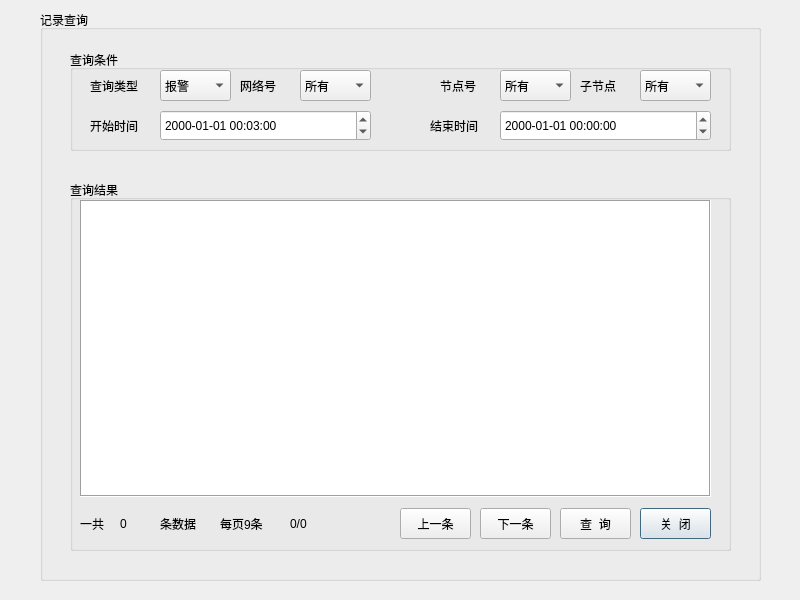
<?xml version="1.0" encoding="UTF-8"?>
<ui version="4.0">
 <class>QueryForm</class>
 <widget class="QDialog" name="QueryForm">
  <property name="geometry">
   <rect>
    <x>0</x>
    <y>0</y>
    <width>800</width>
    <height>600</height>
   </rect>
  </property>
  <property name="windowTitle">
   <string>Dialog</string>
  </property>
  <widget class="QGroupBox" name="groupBox_3">
   <property name="geometry">
    <rect>
     <x>40</x>
     <y>10</y>
     <width>721</width>
     <height>571</height>
    </rect>
   </property>
   <property name="styleSheet">
    <string notr="true">font: 12pt &quot;Sans Serif&quot;;</string>
   </property>
   <property name="title">
    <string>记录查询</string>
   </property>
   <widget class="QGroupBox" name="groupBox">
    <property name="geometry">
     <rect>
      <x>30</x>
      <y>40</y>
      <width>661</width>
      <height>101</height>
     </rect>
    </property>
    <property name="styleSheet">
     <string notr="true">font: 12pt &quot;Sans Serif&quot;;</string>
    </property>
    <property name="title">
     <string>查询条件</string>
    </property>
    <widget class="QLabel" name="label">
     <property name="geometry">
      <rect>
       <x>170</x>
       <y>20</y>
       <width>51</width>
       <height>31</height>
      </rect>
     </property>
     <property name="text">
      <string>网络号</string>
     </property>
    </widget>
    <widget class="QComboBox" name="cmb_net">
     <property name="geometry">
      <rect>
       <x>230</x>
       <y>20</y>
       <width>71</width>
       <height>31</height>
      </rect>
     </property>
     <property name="focusPolicy">
      <enum>Qt::NoFocus</enum>
     </property>
     <property name="styleSheet">
      <string notr="true"/>
     </property>
     <item>
      <property name="text">
       <string>所有</string>
      </property>
     </item>
     <item>
      <property name="text">
       <string>0</string>
      </property>
     </item>
     <item>
      <property name="text">
       <string>1</string>
      </property>
     </item>
    </widget>
    <widget class="QComboBox" name="cmb_node">
     <property name="geometry">
      <rect>
       <x>430</x>
       <y>20</y>
       <width>71</width>
       <height>31</height>
      </rect>
     </property>
     <property name="focusPolicy">
      <enum>Qt::NoFocus</enum>
     </property>
     <property name="styleSheet">
      <string notr="true"/>
     </property>
     <item>
      <property name="text">
       <string>所有</string>
      </property>
     </item>
    </widget>
    <widget class="QLabel" name="label_2">
     <property name="geometry">
      <rect>
       <x>370</x>
       <y>20</y>
       <width>51</width>
       <height>31</height>
      </rect>
     </property>
     <property name="text">
      <string>节点号</string>
     </property>
    </widget>
    <widget class="QLabel" name="label_3">
     <property name="geometry">
      <rect>
       <x>510</x>
       <y>20</y>
       <width>51</width>
       <height>31</height>
      </rect>
     </property>
     <property name="text">
      <string>子节点</string>
     </property>
    </widget>
    <widget class="QLabel" name="label_4">
     <property name="geometry">
      <rect>
       <x>20</x>
       <y>20</y>
       <width>71</width>
       <height>31</height>
      </rect>
     </property>
     <property name="text">
      <string>查询类型</string>
     </property>
    </widget>
    <widget class="QComboBox" name="cmb_sub_node">
     <property name="geometry">
      <rect>
       <x>570</x>
       <y>20</y>
       <width>71</width>
       <height>31</height>
      </rect>
     </property>
     <property name="focusPolicy">
      <enum>Qt::NoFocus</enum>
     </property>
     <item>
      <property name="text">
       <string>所有</string>
      </property>
     </item>
     <item>
      <property name="text">
       <string>0</string>
      </property>
     </item>
     <item>
      <property name="text">
       <string>1</string>
      </property>
     </item>
     <item>
      <property name="text">
       <string>2</string>
      </property>
     </item>
     <item>
      <property name="text">
       <string>3</string>
      </property>
     </item>
     <item>
      <property name="text">
       <string>4</string>
      </property>
     </item>
     <item>
      <property name="text">
       <string>5</string>
      </property>
     </item>
     <item>
      <property name="text">
       <string>6</string>
      </property>
     </item>
     <item>
      <property name="text">
       <string>7</string>
      </property>
     </item>
    </widget>
    <widget class="QDateTimeEdit" name="dte_begin">
     <property name="geometry">
      <rect>
       <x>90</x>
       <y>60</y>
       <width>211</width>
       <height>31</height>
      </rect>
     </property>
     <property name="focusPolicy">
      <enum>Qt::NoFocus</enum>
     </property>
     <property name="styleSheet">
      <string notr="true"/>
     </property>
     <property name="dateTime">
      <datetime>
       <hour>0</hour>
       <minute>3</minute>
       <second>0</second>
       <year>2000</year>
       <month>1</month>
       <day>1</day>
      </datetime>
     </property>
     <property name="displayFormat">
      <string>yyyy-MM-dd hh:mm:ss</string>
     </property>
    </widget>
    <widget class="QLabel" name="label_6">
     <property name="geometry">
      <rect>
       <x>20</x>
       <y>60</y>
       <width>71</width>
       <height>31</height>
      </rect>
     </property>
     <property name="text">
      <string>开始时间</string>
     </property>
    </widget>
    <widget class="QDateTimeEdit" name="dte_end">
     <property name="geometry">
      <rect>
       <x>430</x>
       <y>60</y>
       <width>211</width>
       <height>31</height>
      </rect>
     </property>
     <property name="focusPolicy">
      <enum>Qt::NoFocus</enum>
     </property>
     <property name="styleSheet">
      <string notr="true"/>
     </property>
     <property name="displayFormat">
      <string>yyyy-MM-dd hh:mm:ss</string>
     </property>
    </widget>
    <widget class="QLabel" name="label_7">
     <property name="geometry">
      <rect>
       <x>360</x>
       <y>60</y>
       <width>71</width>
       <height>31</height>
      </rect>
     </property>
     <property name="text">
      <string>结束时间</string>
     </property>
    </widget>
    <widget class="QComboBox" name="cmb_note_type">
     <property name="geometry">
      <rect>
       <x>90</x>
       <y>20</y>
       <width>71</width>
       <height>31</height>
      </rect>
     </property>
     <property name="focusPolicy">
      <enum>Qt::NoFocus</enum>
     </property>
     <item>
      <property name="text">
       <string>报警</string>
      </property>
     </item>
     <item>
      <property name="text">
       <string>故障</string>
      </property>
     </item>
     <item>
      <property name="text">
       <string>操作</string>
      </property>
     </item>
    </widget>
   </widget>
   <widget class="QGroupBox" name="groupBox_2">
    <property name="geometry">
     <rect>
      <x>30</x>
      <y>170</y>
      <width>661</width>
      <height>371</height>
     </rect>
    </property>
    <property name="styleSheet">
     <string notr="true">font: 12pt &quot;Sans Serif&quot;;</string>
    </property>
    <property name="title">
     <string>查询结果</string>
    </property>
    <property name="alignment">
     <set>Qt::AlignLeading|Qt::AlignLeft|Qt::AlignTop</set>
    </property>
    <property name="flat">
     <bool>false</bool>
    </property>
    <property name="checkable">
     <bool>false</bool>
    </property>
    <widget class="QTableWidget" name="tableWidget">
     <property name="geometry">
      <rect>
       <x>10</x>
       <y>20</y>
       <width>631</width>
       <height>297</height>
      </rect>
     </property>
     <property name="focusPolicy">
      <enum>Qt::NoFocus</enum>
     </property>
     <property name="frameShape">
      <enum>QFrame::Box</enum>
     </property>
     <property name="autoScroll">
      <bool>true</bool>
     </property>
     <property name="selectionBehavior">
      <enum>QAbstractItemView::SelectRows</enum>
     </property>
     <property name="gridStyle">
      <enum>Qt::CustomDashLine</enum>
     </property>
     <property name="sortingEnabled">
      <bool>false</bool>
     </property>
     <property name="wordWrap">
      <bool>true</bool>
     </property>
     <property name="columnCount">
      <number>0</number>
     </property>
    </widget>
    <widget class="QLabel" name="label_9">
     <property name="geometry">
      <rect>
       <x>10</x>
       <y>328</y>
       <width>41</width>
       <height>31</height>
      </rect>
     </property>
     <property name="text">
      <string>一共</string>
     </property>
    </widget>
    <widget class="QLabel" name="lblCount">
     <property name="geometry">
      <rect>
       <x>50</x>
       <y>328</y>
       <width>41</width>
       <height>31</height>
      </rect>
     </property>
     <property name="text">
      <string>0</string>
     </property>
    </widget>
    <widget class="QLabel" name="label_11">
     <property name="geometry">
      <rect>
       <x>90</x>
       <y>328</y>
       <width>51</width>
       <height>31</height>
      </rect>
     </property>
     <property name="text">
      <string>条数据</string>
     </property>
    </widget>
    <widget class="QLabel" name="lblNumber">
     <property name="geometry">
      <rect>
       <x>220</x>
       <y>328</y>
       <width>51</width>
       <height>31</height>
      </rect>
     </property>
     <property name="text">
      <string>0/0</string>
     </property>
    </widget>
    <widget class="QLabel" name="label_14">
     <property name="geometry">
      <rect>
       <x>150</x>
       <y>328</y>
       <width>61</width>
       <height>31</height>
      </rect>
     </property>
     <property name="text">
      <string>每页9条</string>
     </property>
    </widget>
    <widget class="QPushButton" name="btnBefore">
     <property name="geometry">
      <rect>
       <x>330</x>
       <y>328</y>
       <width>71</width>
       <height>31</height>
      </rect>
     </property>
     <property name="focusPolicy">
      <enum>Qt::NoFocus</enum>
     </property>
     <property name="acceptDrops">
      <bool>false</bool>
     </property>
     <property name="text">
      <string>上一条</string>
     </property>
     <property name="autoDefault">
      <bool>false</bool>
     </property>
     <property name="default">
      <bool>true</bool>
     </property>
     <property name="flat">
      <bool>false</bool>
     </property>
    </widget>
    <widget class="QPushButton" name="btnNext">
     <property name="geometry">
      <rect>
       <x>410</x>
       <y>328</y>
       <width>71</width>
       <height>31</height>
      </rect>
     </property>
     <property name="focusPolicy">
      <enum>Qt::NoFocus</enum>
     </property>
     <property name="styleSheet">
      <string notr="true">font: 12pt &quot;Sans Serif&quot;;</string>
     </property>
     <property name="text">
      <string>下一条</string>
     </property>
     <property name="default">
      <bool>true</bool>
     </property>
    </widget>
    <widget class="QPushButton" name="btn_query">
     <property name="geometry">
      <rect>
       <x>490</x>
       <y>328</y>
       <width>71</width>
       <height>31</height>
      </rect>
     </property>
     <property name="focusPolicy">
      <enum>Qt::NoFocus</enum>
     </property>
     <property name="styleSheet">
      <string notr="true">font: 12pt &quot;Sans Serif&quot;;</string>
     </property>
     <property name="text">
      <string>查  询</string>
     </property>
     <property name="autoDefault">
      <bool>false</bool>
     </property>
     <property name="default">
      <bool>true</bool>
     </property>
     <property name="flat">
      <bool>false</bool>
     </property>
    </widget>
    <widget class="QPushButton" name="btn_close">
     <property name="geometry">
      <rect>
       <x>570</x>
       <y>328</y>
       <width>71</width>
       <height>31</height>
      </rect>
     </property>
     <property name="focusPolicy">
      <enum>Qt::NoFocus</enum>
     </property>
     <property name="styleSheet">
      <string notr="true">font: 12pt &quot;Sans Serif&quot;;</string>
     </property>
     <property name="text">
      <string>关  闭</string>
     </property>
     <property name="default">
      <bool>true</bool>
     </property>
    </widget>
   </widget>
  </widget>
 </widget>
 <resources/>
 <connections/>
</ui>
